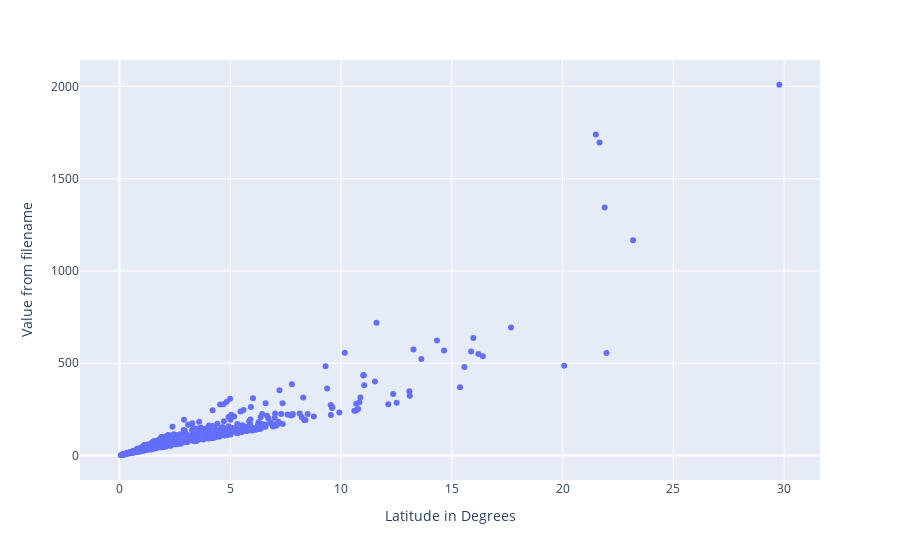

Notebook code cell kept with this figure:
### Code cell
fig = px.scatter(
    df,
    x="angleDiffLatgitude",
    y="f4",
    hover_name="name",
    hover_data=["angleDiffLatgitude", "f4"],
    labels={
        "f4": "Value from filename",
        "angleDiffLatgitude": "Latitude in Degrees",
    },
)
fig.show()

### Figure 1 — Plotly figure (JSON) as saved in the notebook; plotly's stock layout.template omitted (floating-point values rounded to 4 significant figures; data arrays with more than 128 entries replaced by an {"elided": "..."} marker saying what was removed)
{"data": [{"hovertemplate": "<b>%{hovertext}</b><br><br>Latitude in Degrees=%{x}<br>Value from filename=%{y}<extra></extra>", "hovertext": {"elided": "626 str values"}, "legendgroup": "", "marker": {"color": "#636efa", "symbol": "circle"}, "mode": "markers", "name": "", "orientation": "v", "showlegend": false, "type": "scatter", "x": {"elided": "626 float values"}, "xaxis": "x", "y": {"elided": "626 int values"}, "yaxis": "y"}], "layout": {"legend": {"tracegroupgap": 0}, "margin": {"t": 60}, "xaxis": {"anchor": "y", "domain": [0, 1], "title": {"text": "Latitude in Degrees"}}, "yaxis": {"anchor": "x", "domain": [0, 1], "title": {"text": "Value from filename"}}}}
